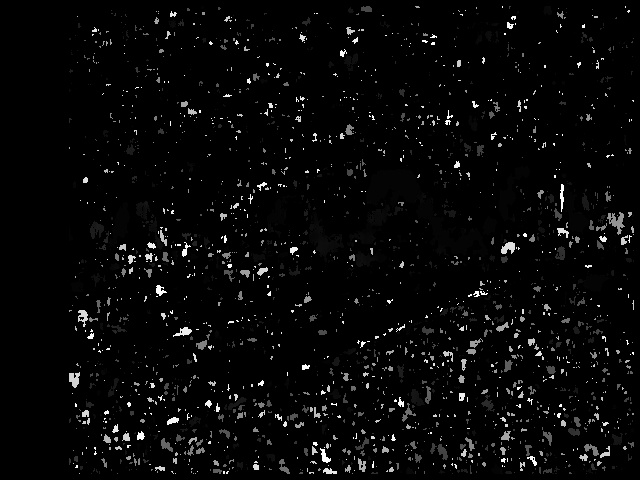
#> input picture main/Images/DepthMap0.jpg, 640 x 480 px, given in place of the camera
$ python SBM_analysis.py   (Python 2 division)   (older library calls are emulated)
#> lines starting #> are read from the running program, lines starting #| are printed output that depends on the picture; after the words box and inside, x2 and y2 are one past the last pixel; in counts of white or black regions, pixels touching at a corner belong together
import cv2
import sys
import time
import numpy as np
from imutils.video import WebcamVideoStream
import imutils

#from matplotlib import pyplot as plt

def nothing(x):
    pass

# grab camera feeds
#capL = cv2.VideoCapture(1)
#capR = cv2.VideoCapture(0)

capL = WebcamVideoStream(src=1).start()
capR = WebcamVideoStream(src=0).start()


# initialize windows
WINDOW_L1 = 'undistorted left cam'
WINDOW_R1 = 'undistorted right cam'
cv2.namedWindow('Depth Map')
# [7 lines of commented-out code are left out]
undistMapL = np.load('calibration/undistortion_map_left.npy')
#> (reads stereo_vision/stereo_analysis/calibration/undistortion_map_left.npy from the repository)
undistMapR = np.load('calibration/undistortion_map_right.npy')
#> (reads main/calibration/undistortion_map_right.npy from the repository)
rectMapL = np.load('calibration/rectification_map_left.npy')
#> (reads stereo_vision/stereo_analysis/calibration/rectification_map_left.npy from the repository)
rectMapR = np.load('calibration/rectification_map_right.npy')
#> (reads main/calibration/rectification_map_right.npy from the repository)


#initialize blank frames
rectL = np.zeros((640,480,3),np.uint8)
rectR = np.zeros((640,480,3),np.uint8)


exec_time_sum = 0
i = 0


#contour detection


while (True):

    start_time = time.time()
    frameL = capL.read()
#> frameL is the input picture: shape (480, 640, 3); min 0, max 255, mean 8.2
    frameR = capR.read()


    #remap cameras to remove distortion
    rectL = cv2.remap(frameL, undistMapL, rectMapL, cv2.INTER_LINEAR)
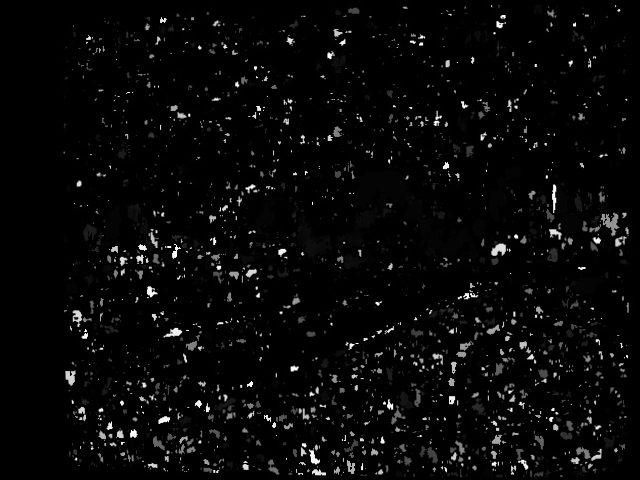
#> rectL: shape (480, 640, 3); min 0, max 255, mean 8.1
    rectR = cv2.remap(frameR, undistMapR, rectMapR, cv2.INTER_LINEAR)
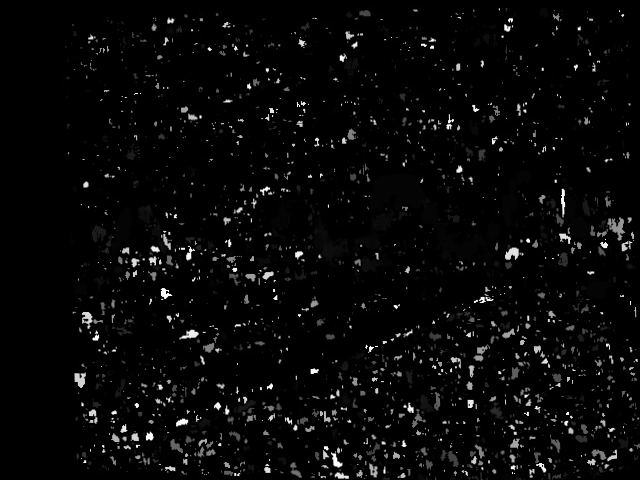
#> rectR: shape (480, 640, 3); min 0, max 255, mean 8.1


    #~~~~ DEPTH MAP PART ~~~~~~~
    # convert rectified from RGB to 8 bit grayscale
    grayRectL = cv2.cvtColor(rectL, cv2.COLOR_BGR2GRAY)
    grayRectR = cv2.cvtColor(rectR, cv2.COLOR_BGR2GRAY)
    grayFrameL = cv2.cvtColor(frameL, cv2.COLOR_BGR2GRAY)
    grayFrameR = cv2.cvtColor(frameR, cv2.COLOR_BGR2GRAY)

    #create depth map with sliders

    stereo = cv2.StereoBM_create(numDisparities=0, blockSize=17)

    disparity = stereo.compute(grayRectL,grayRectR).astype(np.float32)
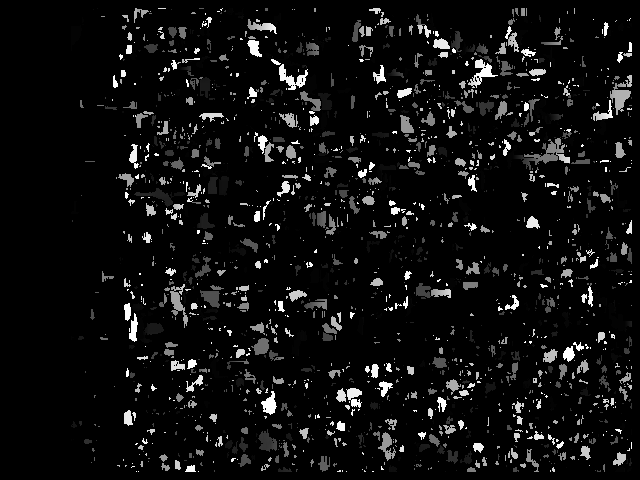
#> disparity: shape (480, 640) float32; min -16, max 1008, mean 47; drawn with min black and max white
    disparity = cv2.normalize(disparity, disparity, alpha=0, beta=255, norm_type=cv2.NORM_MINMAX, dtype=cv2.CV_8UC1)
    #~~~~~~ END DEPTH MAP ~~~~~~~~

    #blur depth map to filter high frequency noise

    #disparity_gaussian = cv2.GaussianBlur(disparity,(9,9),0)
    disparity_blur = cv2.medianBlur(disparity,11)
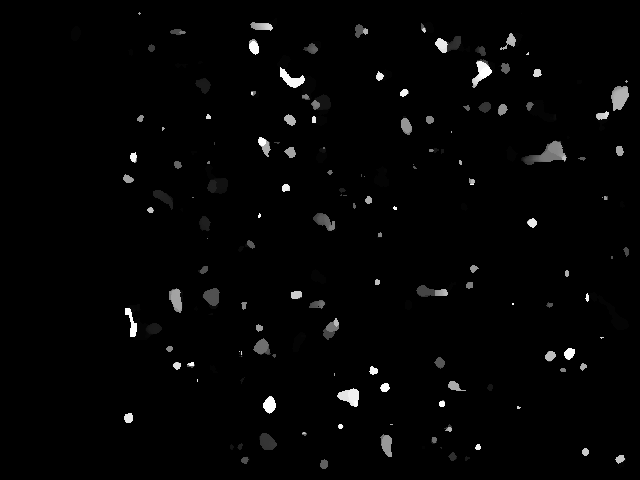
#> disparity_blur: shape (480, 640); min 0, max 255, mean 4.4


    #thresholding depth map
    disparity_thresh_near = cv2.threshold(disparity_blur,170,255,cv2.THRESH_BINARY)[1]
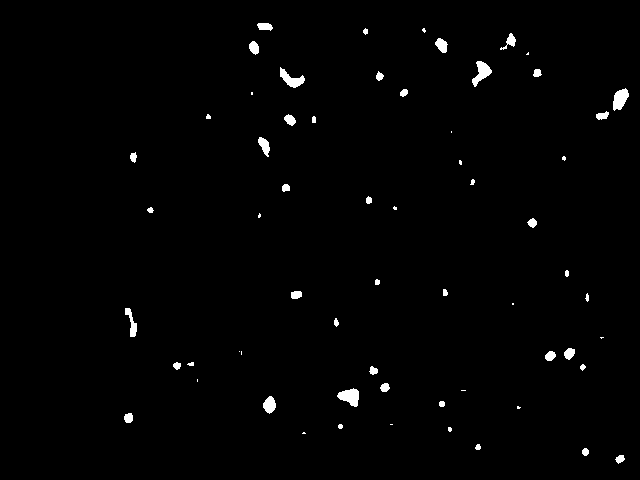
#> disparity_thresh_near: shape (480, 640); 1.1% white; 62 white regions (18 under 20 px), largest, box (x1, y1, x2, y2) and area: (337, 388, 359, 407) 265, (472, 61, 492, 87) 249, (613, 88, 629, 111) 242
    disparity_thresh_imm = cv2.threshold(disparity_blur,180,255,cv2.THRESH_BINARY)[1]
#> disparity_thresh_imm: shape (480, 640); 0.96% white; 52 white regions (15 under 20 px), largest, box (x1, y1, x2, y2) and area: (337, 388, 359, 407) 265, (472, 61, 492, 85) 243, (280, 67, 305, 88) 232
    disparity_thresh_near = cv2.subtract(disparity_thresh_near, disparity_thresh_imm)
#> disparity_thresh_near: shape (480, 640); 0.19% white; 26 white regions (18 under 20 px), largest, box (x1, y1, x2, y2) and area: (613, 88, 629, 111) 242, (260, 139, 270, 157) 82, (500, 37, 514, 50) 46


    disparity_edge = cv2.Canny(disparity_thresh_imm,100,200)
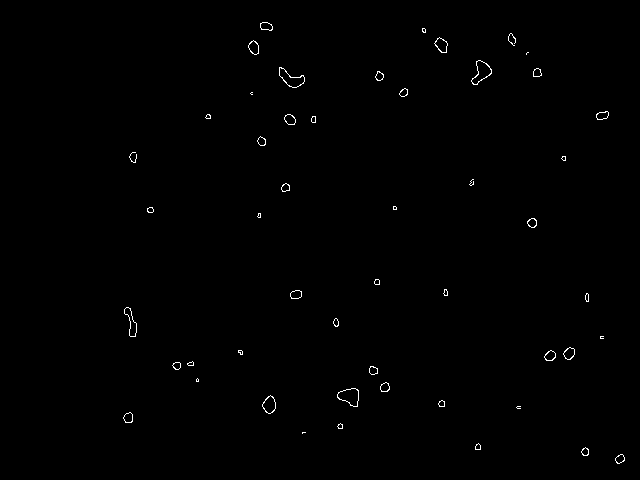
#> disparity_edge: shape (480, 640); 0.43% white in thin lines or dots, all inside (x1, y1, x2, y2) = (123, 22, 625, 464)

    #contour finding
    contours = cv2.findContours(disparity_thresh_imm, cv2.RETR_TREE, cv2.CHAIN_APPROX_SIMPLE)[1]
#> contours = 52 contours, 22 with area under 20; largest, box (x1, y1, x2, y2) and area: (337, 388, 359, 407) 235, (472, 61, 492, 85) 212, (280, 67, 305, 88) 198, (263, 396, 276, 414) 142, (125, 308, 137, 337) 122
    contours = cv2.findContours(disparity_edge, cv2.RETR_TREE, cv2.CHAIN_APPROX_SIMPLE)[1]
#> contours = 92 contours, 29 with area under 20; largest, box (x1, y1, x2, y2) and area: (337, 388, 359, 407) 260, (337, 388, 359, 407) 254, (471, 60, 492, 85) 250, (279, 67, 305, 88) 243, (471, 60, 492, 85) 234


    disparity_contours = np.zeros((480,640,3),np.uint8)

    min_box_size = 500 #pixels^2

    for contour_index in contours:
        area = cv2.contourArea(contour_index)

        rect = cv2.minAreaRect(contour_index)
        box = cv2.boxPoints(rect)
        box_area = abs((box[3][0] - box[0][0]) * (box[3][1] - box[0][1]))
        box = np.int0(box)

        if box_area > min_box_size:
            cv2.drawContours(disparity_contours, [box], 0, (0,255,0), 2)
#> this loop made 92 passes
#> (area, rect, box, box_area) on passes 1, 2, 4, 15, 16, 20: (58.5, ((619.5, 458.5), (9.39, 7.6), -26.57), [[617, 464], [613, 457], [622, 453], [625, 459]], 35.28), (54.5, ((619.8, 458.3), (9.19, 7.07), -45), [[619, 464], [614, 459], [620, 452], [625, 457]], 42.25), (37, ((585, 451.5), (6.36, 6.36), -45), [[585, 456], [580, 451], [585, 447], [589, 451]], 20.25), (164, ((269.5, 404.5), (15.56, 14.14), -45), [[269, 415], [259, 405], [270, 394], [280, 404]], 121), (153, ((269.5, 404.5), (14.14, 12.73), -45), [[269, 414], [260, 405], [270, 395], [279, 404]], 100), (60, ((384.5, 387), (9.19, 7.78), -45), [[384, 393], [378, 387], [385, 381], [390, 386]], 42.25)
#> disparity_contours: shape (480, 640, 3); every value is 0


    cv2.drawContours(disparity_contours, contours, -1, (180,105,255), -1)
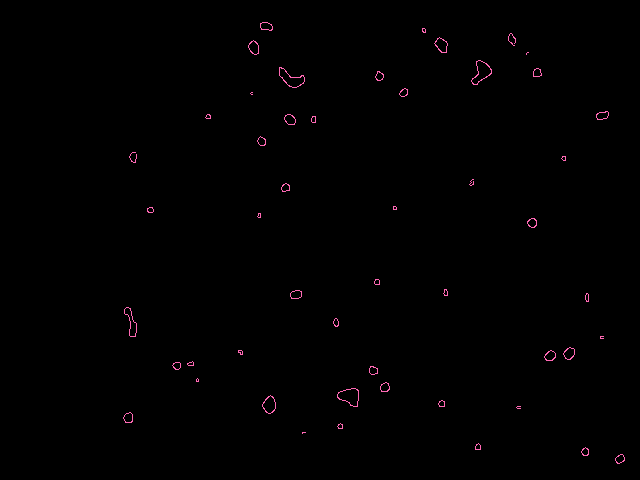
#> disparity_contours: shape (480, 640, 3); mean of channels 0, 1, 2 0.8, 0.5, 1.1; drawn as B, G, R


    end_time = time.time()
    exec_time = end_time - start_time
    exec_time_sum += exec_time
    i += 1
    fps = 1.0/exec_time

    # [5 lines of commented-out code are left out]
    cv2.imshow('Depth Map', disparity)
    cv2.imshow('Shapes', disparity_contours)
    #cv2.imshow('Test', disparity_gaussian)

    if cv2.waitKey(1) & 0xFF == ord('q'):
#> (key q is pressed here)
        capL.stop()
        capR.stop()
        break


capL.stop()
capR.stop()
cv2.destroyAllWindows()

exec_time_avg = exec_time_sum/i
fps_avg = 1.0/exec_time_avg

print "Average Execution Time/Frame : %s" %exec_time_avg
print "Average FPS : %s" %fps_avg
